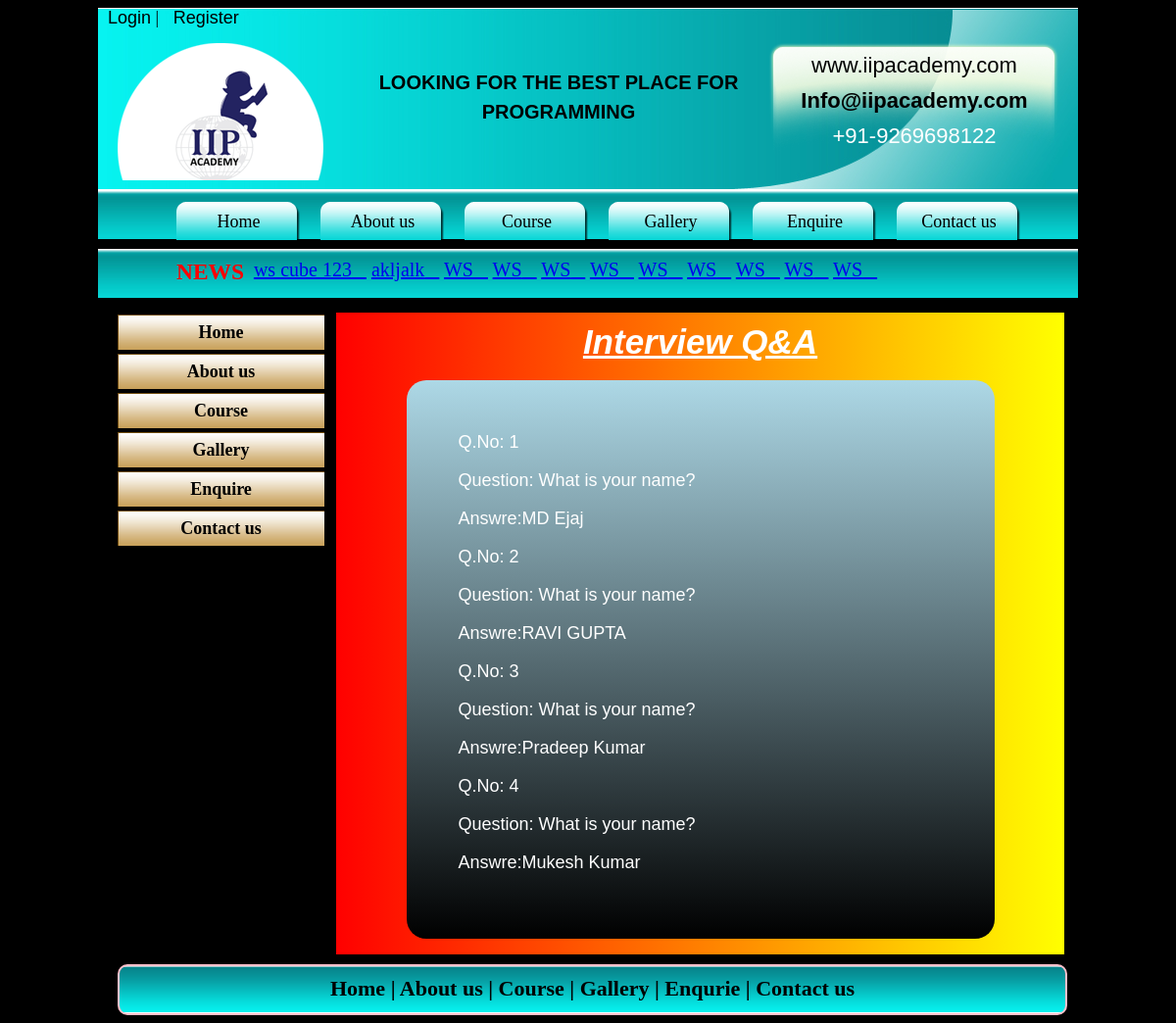
Screenshot of /interviewq.php with the database file from the repository.
### tables this page shows
CREATE TABLE `add_news` (
  `news_id` int(11) NOT NULL,
  `news_title` varchar(255) NOT NULL,
  `news_description` text NOT NULL,
  `news_date` date NOT NULL,
  `news_status` tinyint(4) NOT NULL
);

CREATE TABLE `add_iq` (
  `q_id` int(11) NOT NULL,
  `question_name` varchar(250) NOT NULL,
  `question_answer` varchar(250) NOT NULL,
  `iq_status` tinyint(4) NOT NULL
);

### interviewq.php (the view, shortened to what this page needs)
<html>
<head>
	<link href="style.css" rel="stylesheet">
	<link rel="stylesheet" type="text/css" href="https://cdnjs.cloudflare.com/ajax/libs/font-awesome/6.2.1/css/all.min.css">
</head>
<body class="body">
	<div class="main">
		<?php include('header.php')?>
		<div class="row3">
			<div class="row3left">
				<div class="sidebar"><a href="index.php" title="Home" class="anchar1">Home</a></div>
				<div class="sidebar"><a href="aboutus.php" title="About us" class="anchar1">About us<a/></div>
				<div class="sidebar"><a href="course.php" title="Course" class="anchar1">Course</a></div>
				<div class="sidebar"><a href="gallery.php" title="Gallery" class="anchar1">Gallery</a></div>
				<div class="sidebar"><a href="enquire.php" title="Enquire" class="anchar1">Enquire</a></div>
				<div class="sidebar"><a href="contactus.php" title="Contact us" class="anchar1">Contact us</a></div>
			</div>
			<div class="row3right7">
				<div class="row3right1c1">
					<h2 class="h1">Interview Q&A</h2>
					<form method="post">
					<table class="tb2" align="center">
						<?php $sel="SELECT * from add_iq where iq_status=1";
						$exe=mysqli_query($conn,$sel);
						while ($fetch=mysqli_fetch_assoc($exe)) {
						?>
							<tr>
								<td>
									<label>Q.No: <?php echo $fetch['q_id'] ?></label>
								</td>
							</tr>
							<tr>
								<td>
									<label>Question: <?php echo $fetch['question_name'] ?></label>
								</td>
							</tr>
							<tr>
								<td>
									<label>Answre:<?php echo $fetch['question_answer'] ?></label>
								</td>
							</tr>
							<?php }?>
						</table>
					</form>
				</div>
			</div>
		</div>
		<div class="row5">
			Home | About us | Course | Gallery | Enqurie | Contact us
		</div>
	</div>
</body>
</html>

### header.php (shortened to what this page needs)
<div class="row1">
	<div class="login" style="width:100%" >
		<?php
				if (!isset($_SESSION['USERID']))
				{
					?>
					<a href='login.php'>Login</a>
					<span>|</span>
     				<a href='register.php'>Register</a>
				<?php }
				 else { ?>
      					<a href='logout.php'>Logout</a>
      					<a href='change.php'>Change Pass</a>
      					<a href='interviewq.php'>Interview Question</a>
  					<?php }
		 ?>
</div>
			<div class="row1c1"></div>
			<div class="row1c2">
				LOOKING FOR THE BEST PLACE FOR PROGRAMMING
			</div>
			<div class="row1c3">
				<div class="row1r1">www.iipacademy.com</div>
				<div class="row1r2">Info@iipacademy.com</div>
				<div class="row1r3">+91-9269698122</div>
			</div>
		</div>
		<div class="row2">
			<div class="menubar"><a href="index.php" title="Home" class="anchar">Home</a></div>
			<div class="menubar"><a href="aboutus.php" title="About" class="anchar">About us</a></div>
			<div class="menubar"><a href="course.php" title="Course" class="anchar">Course</a></div>
			<div class="menubar"><a href="gallery.php"title="Gallery" class="anchar">Gallery</a></div>
			<div class="menubar"><a href="enquire.php"title="Enquire" class="anchar">Enquire</a></div>
			<div class="menubar"><a href="contactus.php"title="Contact" class="anchar">Contact us </a></div>
		</div>
		<div class="row2">
			<div style="color:Red; font-size: 20px; display: flex; margin: 0px; padding-top: 10px;">
				<h3 style="margin: 0px; padding-right: 10px;">NEWS</h3>
			<marquee >
			 	<?php
					include('admin_panel/connection.php');
					$sel="SELECT * FROM add_news where news_status=1";
					$exe=mysqli_query($conn,$sel);
					while($fetch=mysqli_fetch_assoc($exe))  {
			 	?>
			 			<a href="news-details.php?nid=<?php echo $fetch['news_id']; ?>">
			 	<?php
			 					echo $fetch['news_title']; ?>&nbsp;&nbsp;&nbsp;</a>
			 	<?php }?>
			 </marquee>
			 </div>
		</div>

### style.css (style rules this page uses)
.body { background: black; }
.main { width: 1000px; margin: auto; }
.row1 { width:1000px; height: 186px; background: url("images/headerbg.jpg"); }
.row1c1 { width:250px; height:140px; background: url("images/logo.png") no-repeat; float:left; margin-left:20px; margin-top:15px; }
.row1c2 { width: 400px; height:120px; font-family: sans-serif; font-size: 20px; color: black; font-weight:bold; text-align: center; float: left; padding-top:40px; line-height: 30px; }
.row1c3 { width: 296px; height: 132px; background: url("images/topcontactbg.png"); margin: 15px; float: left; }
.row1r1 { font-size: 22px; font-family:sans-serif; text-align: center; padding-top: 10px; }
.row1r2 { font-size: 22px; font-family:sans-serif; text-align: center; font-weight: bold; padding-top: 10px; }
.row1r3 { font-size: 22px; font-family:sans-serif; text-align: center; padding-top: 10px; color: white; }
.row2 { width:920px; height:60px; padding-left:80px; background: url("images/menubg.jpg") repeat-x; }
.menubar { width:127px; height:34px; background: url("images/menubackground.png"); margin-right: 20px; padding-top: 10px; text-align: center; font-size: 18px; float: left; margin-top: 12px; }
.row3 { width: 980px; height: 250px; padding-left: 20px; padding-top:5px; }
.row3left { width:213px; height:30px; float: left; }
.sidebar { width:211px; height:28px; background: url("images/leftmenubg.png"); margin-bottom: 2px; padding-top:10px; text-align: center; font-size: 18px; font-weight: bold; }
.row5 { width:965px; height:38px; background: url("images/footer_middle.png"); margin-top:10px; border:2px solid pink; margin-left: 20px; margin-right: 25px; border-radius:10px; font-size: 22px; font-weight: bold; padding-top: 10px; text-align: center; }
.row3right1c1 { padding: 0px 20px; font-family: sans-serif; line-height: 20px; text-align: center; }
.anchar { text-decoration: none; color: black; }
.anchar1 { text-decoration: none; color: black; }
.login { width: 100%; padding-right:10px; font-size: 18px; }
.login a { text-decoration: none; color: black; font-size: 18px !important; font-family: sans-serif; margin-left: 10px; }
.row3right1c1 h2 { text-align: center !important; font-family: sans-serif; font-size: 35px; font-style: italic; font-weight: bolder; text-decoration: underline; margin-top:20px; }
.row3right1c1 table td { padding-bottom: 15px; font-size: 18px; color: white; }
.tb2 { width: 600px; background: linear-gradient(to bottom, lightblue,black); color: white; border: none; margin: auto; color: white; border-radius: 20px; padding: 50px; }
.row3right7 { width:743px; margin-left:10px; float:left; background: linear-gradient(to left,yellow,red); }
.h1 { color: white; }

### rows the page displays
add_news: news_title "ws cube 123"
add_news: news_title "akljalk"
add_news: news_title "WS"
add_news: news_title "WS"
add_news: news_title "WS"
add_news: news_title "WS"
add_news: news_title "WS"
add_news: news_title "WS"
add_news: news_title "WS"
add_news: news_title "WS"
add_news: news_title "WS"
add_iq: q_id "1", question_name "What is your name?", question_answer "MD Ejaj"
add_iq: q_id "2", question_name "What is your name?", question_answer "RAVI GUPTA"
add_iq: q_id "3", question_name "What is your name?", question_answer "Pradeep Kumar"
add_iq: q_id "4", question_name "What is your name?", question_answer "Mukesh Kumar"
